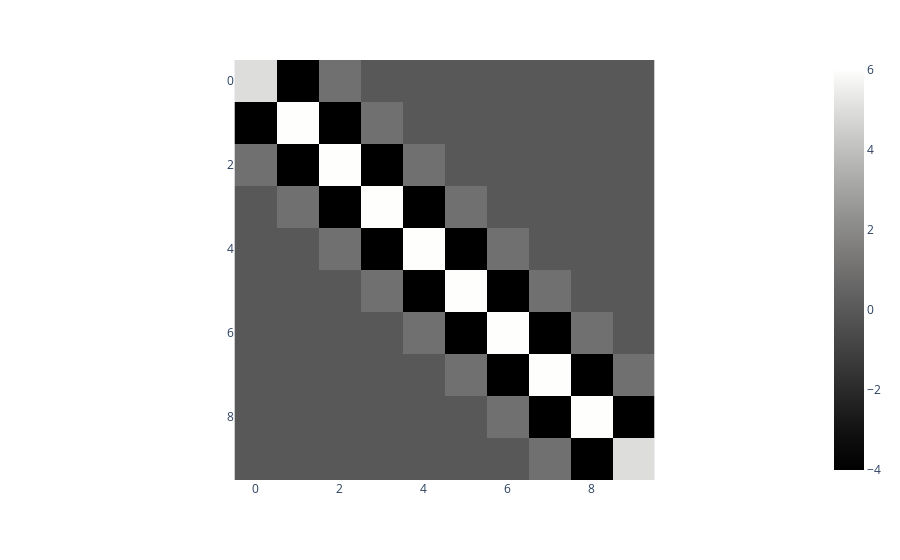

Notebook source saved alongside this figure:
### Code cell
M.basis_without_penalty.shape
M.create_penalty_block_matrix(X=X_norm)
print("Used penalties: ", [i.penalty for i in M.smooths])
fig = px.imshow(M.complete_penalty_matrix)
fig.update_traces(dict(coloraxis=None, 
                       colorscale='gray')) #, selector={'type':'heatmap'})
#print(fig)
fig.show()

### Figure 1 — Plotly figure (JSON) as saved in the notebook; plotly's stock layout.template omitted (floating-point values rounded to 4 significant figures)
{"data": [{"colorscale": [[0, "rgb(0, 0, 0)"], [0.09091, "rgb(16, 16, 16)"], [0.1818, "rgb(38, 38, 38)"], [0.2727, "rgb(59, 59, 59)"], [0.3636, "rgb(81, 80, 80)"], [0.4545, "rgb(102, 101, 101)"], [0.5455, "rgb(124, 123, 122)"], [0.6364, "rgb(146, 146, 145)"], [0.7273, "rgb(171, 171, 170)"], [0.8182, "rgb(197, 197, 195)"], [0.9091, "rgb(224, 224, 223)"], [1, "rgb(254, 254, 253)"]], "type": "heatmap", "z": [[5, -4, 1, 0, 0, 0, 0, 0, 0, 0], [-4, 6, -4, 1, 0, 0, 0, 0, 0, 0], [1, -4, 6, -4, 1, 0, 0, 0, 0, 0], [0, 1, -4, 6, -4, 1, 0, 0, 0, 0], [0, 0, 1, -4, 6, -4, 1, 0, 0, 0], [0, 0, 0, 1, -4, 6, -4, 1, 0, 0], [0, 0, 0, 0, 1, -4, 6, -4, 1, 0], [0, 0, 0, 0, 0, 1, -4, 6, -4, 1], [0, 0, 0, 0, 0, 0, 1, -4, 6, -4], [0, 0, 0, 0, 0, 0, 0, 1, -4, 5]]}], "layout": {"coloraxis": {"colorscale": [[0, "#0d0887"], [0.1111, "#46039f"], [0.2222, "#7201a8"], [0.3333, "#9c179e"], [0.4444, "#bd3786"], [0.5556, "#d8576b"], [0.6667, "#ed7953"], [0.7778, "#fb9f3a"], [0.8889, "#fdca26"], [1, "#f0f921"]]}, "margin": {"t": 60}, "xaxis": {"constrain": "domain", "scaleanchor": "y"}, "yaxis": {"autorange": "reversed", "constrain": "domain"}}}
